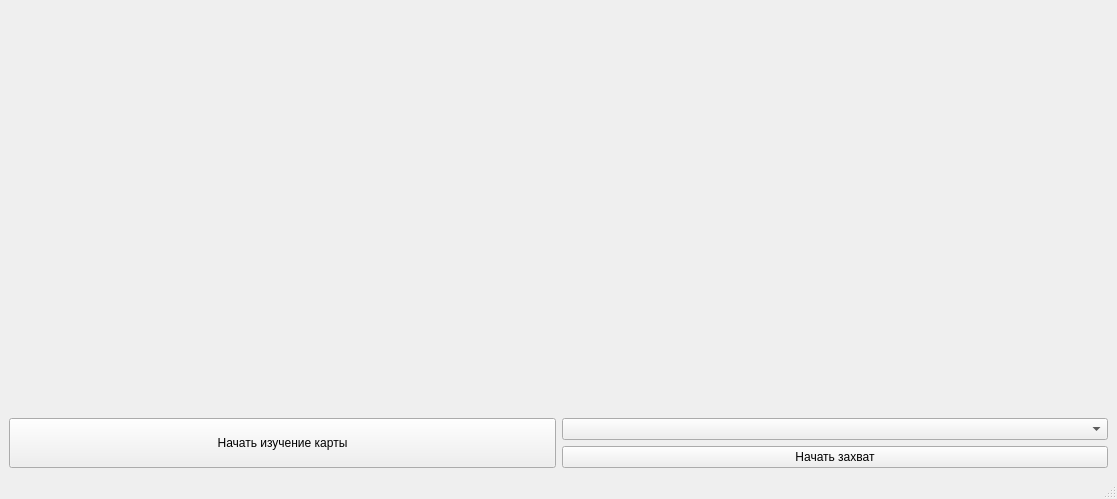
<?xml version="1.0" encoding="UTF-8"?>
<ui version="4.0">
 <class>mainWindow</class>
 <widget class="QMainWindow" name="mainWindow">
  <property name="geometry">
   <rect>
    <x>0</x>
    <y>0</y>
    <width>1117</width>
    <height>499</height>
   </rect>
  </property>
  <property name="windowTitle">
   <string>Графический контроллер</string>
  </property>
  <widget class="QWidget" name="centralwidget">
   <layout class="QVBoxLayout" name="verticalLayout_2">
    <item>
     <layout class="QHBoxLayout" name="horizontalLayout_2">
      <item>
       <widget class="QLabel" name="label">
        <property name="sizePolicy">
         <sizepolicy hsizetype="Expanding" vsizetype="Expanding">
          <horstretch>0</horstretch>
          <verstretch>0</verstretch>
         </sizepolicy>
        </property>
        <property name="text">
         <string/>
        </property>
       </widget>
      </item>
      <item>
       <widget class="QLabel" name="label_1">
        <property name="sizePolicy">
         <sizepolicy hsizetype="Expanding" vsizetype="Expanding">
          <horstretch>0</horstretch>
          <verstretch>0</verstretch>
         </sizepolicy>
        </property>
        <property name="text">
         <string/>
        </property>
       </widget>
      </item>
     </layout>
    </item>
    <item>
     <layout class="QHBoxLayout" name="horizontalLayout">
      <item>
       <widget class="QPushButton" name="b_research">
        <property name="sizePolicy">
         <sizepolicy hsizetype="Expanding" vsizetype="Minimum">
          <horstretch>0</horstretch>
          <verstretch>0</verstretch>
         </sizepolicy>
        </property>
        <property name="text">
         <string>Начать изучение карты</string>
        </property>
       </widget>
      </item>
      <item>
       <layout class="QVBoxLayout" name="verticalLayout">
        <item>
         <widget class="QComboBox" name="cb_objects">
          <property name="sizePolicy">
           <sizepolicy hsizetype="Expanding" vsizetype="Fixed">
            <horstretch>0</horstretch>
            <verstretch>0</verstretch>
           </sizepolicy>
          </property>
         </widget>
        </item>
        <item>
         <widget class="QPushButton" name="b_grasping">
          <property name="sizePolicy">
           <sizepolicy hsizetype="Expanding" vsizetype="Minimum">
            <horstretch>0</horstretch>
            <verstretch>0</verstretch>
           </sizepolicy>
          </property>
          <property name="text">
           <string>Начать захват</string>
          </property>
         </widget>
        </item>
       </layout>
      </item>
     </layout>
    </item>
   </layout>
  </widget>
  <widget class="QMenuBar" name="menubar">
   <property name="geometry">
    <rect>
     <x>0</x>
     <y>0</y>
     <width>1117</width>
     <height>22</height>
    </rect>
   </property>
  </widget>
  <widget class="QStatusBar" name="statusbar"/>
 </widget>
 <resources/>
 <connections/>
</ui>
